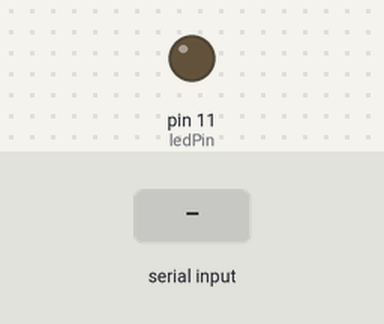
Simulated run of this sketch. Board: Arduino Mega 2560, built with avr-gcc and run on an emulated ATmega2560. On the bench: output pins drawn as LEDs (lit = HIGH). The inputs (shaded band) are chosen by the test bench.

Above: at 1.2 s.
1.3 s: "on" received over the second serial link
At 3.0 s:
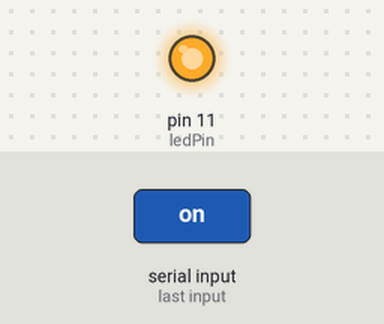
3.8 s: "off" received over the second serial link
At 6.1 s:
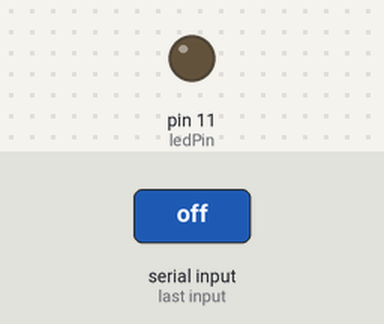
Timing chart, 0 to 7.6 s (numbered marks = the images above; inputs shaded):
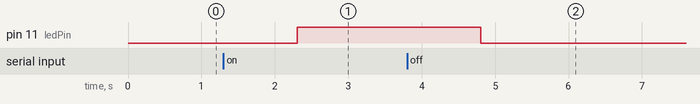

Measured:
- after the input at 1.3 s, pin 11 (ledPin): LOW → HIGH after 1.0 s
- after the input at 3.8 s, pin 11 (ledPin): HIGH → LOW after 1.0 s

The sketch:

send_blink_on_off.ino
```cpp
const int ledPin = 11;
  #define rxPin 7
  #define txPin 8
  void setup() {
  // Setup serial for monitor and Setup Serial1 for BlueTooth
  Serial.begin(9600);
  Serial1.begin(9600);
  pinMode(ledPin, OUTPUT);
  }

  void loop() {
  // Process commands from bluetooth first.
    if(Serial1.available() > 0){
      String str = Serial1.readString();
      // str.trim();
      if(str == "on"){
      digitalWrite(ledPin, HIGH);
      }
      else if(str == "off"){
    digitalWrite(ledPin, LOW);

  }
  }
  }
```
